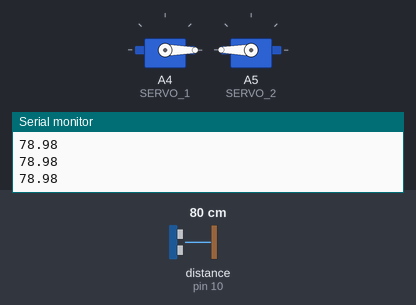
The program below on a simulated Arduino Uno, built with avr-gcc and run on an emulated ATmega328P. Shown: 2 × servo, the last lines printed to the serial monitor. Wiring (inferred from the names in the program): ultrasonic range finder: trigger pin 9; echo pin 10. The test bench sets the inputs (shaded band); at power-on: distance to the obstacle (sensor on pin 10) 80 cm. The echo pulse lasts 58.3 µs per cm.

Above: at 1.2 s.
1.3 s: distance to the obstacle (sensor on pin 10) set to 22 cm
2.8 s: distance to the obstacle (sensor on pin 10) set to 18 cm
At 3.3 s:
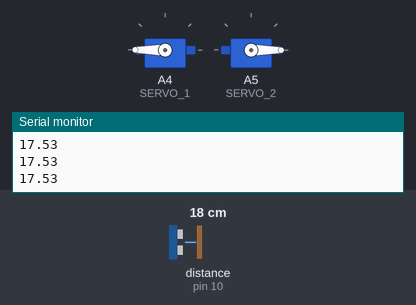
4.3 s: distance to the obstacle (sensor on pin 10) set to 35 cm
At 5.2 s:
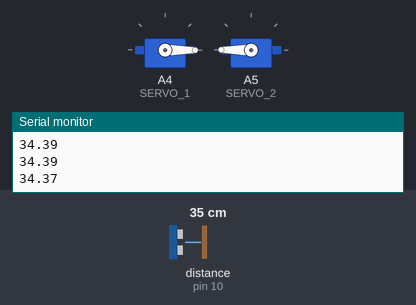
5.8 s: distance to the obstacle (sensor on pin 10) set to 2 cm
At 6.5 s:
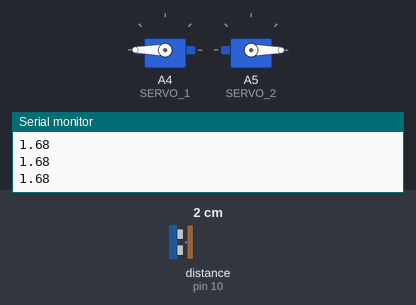
Timing chart, 0 to 8.3 s (numbered marks = the images above; inputs shaded):
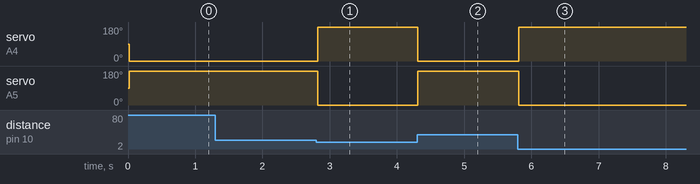

Measured:
- the behaviour switches between 21 and 20 cm on distance to the obstacle (sensor on pin 10) (found by bisection; images 0 and 1)
- after the input at 2.8 s, servo on A4 (SERVO_1): 0° → 180° at once; servo on A5 (SERVO_2): 180° → 0° at once
- after the input at 4.3 s, servo on A4 (SERVO_1): 180° → 0° at once; servo on A5 (SERVO_2): 0° → 180° at once
- after the input at 5.8 s, servo on A4 (SERVO_1): 0° → 180° at once; servo on A5 (SERVO_2): 180° → 0° at once

The program:

main.cpp
```cpp
#include <Arduino.h>
#include <Servo.h>
#define TOUCH 12
#define SERVO_1 A4
#define SERVO_2 A5
#define TRIG 9
#define ECHO 10


Servo servo1, servo2;

void setup() {
  // put your setup code here, to run once:
  pinMode(TRIG, OUTPUT);
  pinMode(ECHO, INPUT);
  pinMode(TOUCH, INPUT);
  servo1.attach(SERVO_1);
  servo2.attach(SERVO_2);
  Serial.begin(9600);
}

float getDistance() {
  float dis;
  digitalWrite(TRIG, HIGH);
  // delayMicroseconds(10);
  delay(1);
  digitalWrite(TRIG, LOW);
  long int duration = pulseIn(ECHO, HIGH);
  dis = (float)duration*0.034/2;
  Serial.println(dis);
  return dis;
}


void loop() {
  Serial.println(getDistance());
  while (getDistance()<20) {
      servo1.write(180);
      servo2.write(0);
  }
  // delay(1000);
  servo1.write(0);
  servo2.write(180);
  // delay(2000);
  // servo1.write(180);
  // servo2.write(0);
}
```
